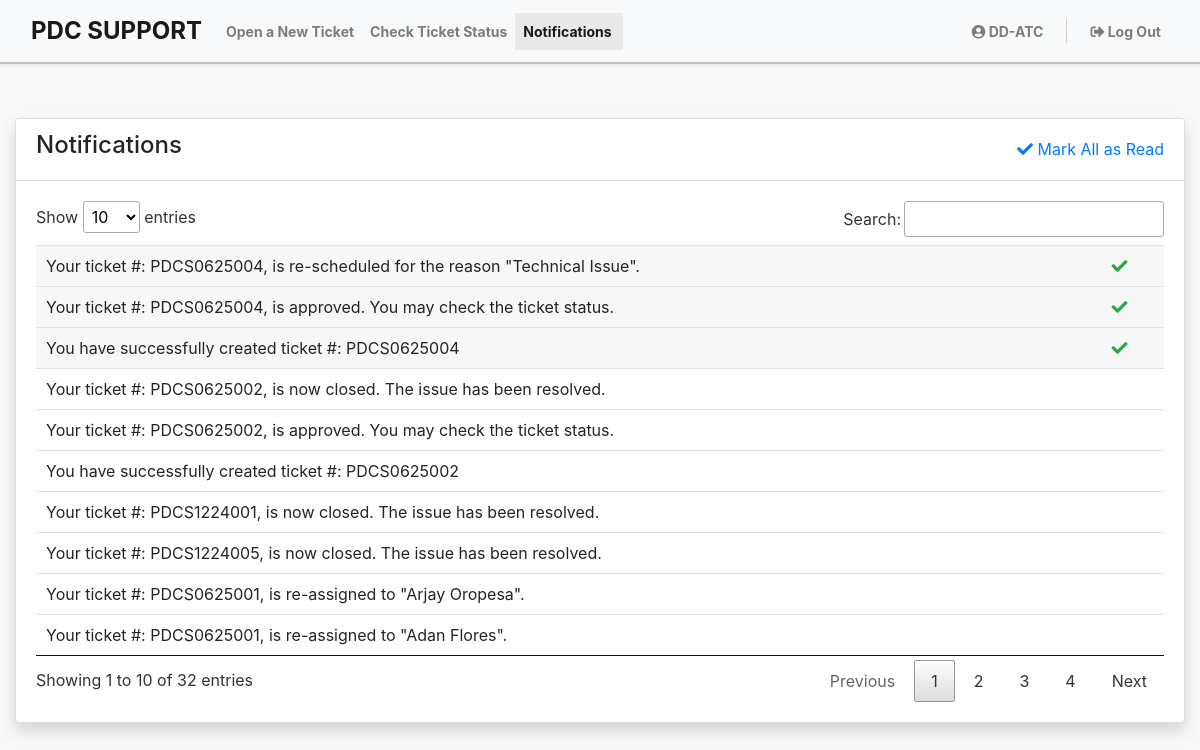
The app's page /pages/user/notification (signed in), older data.
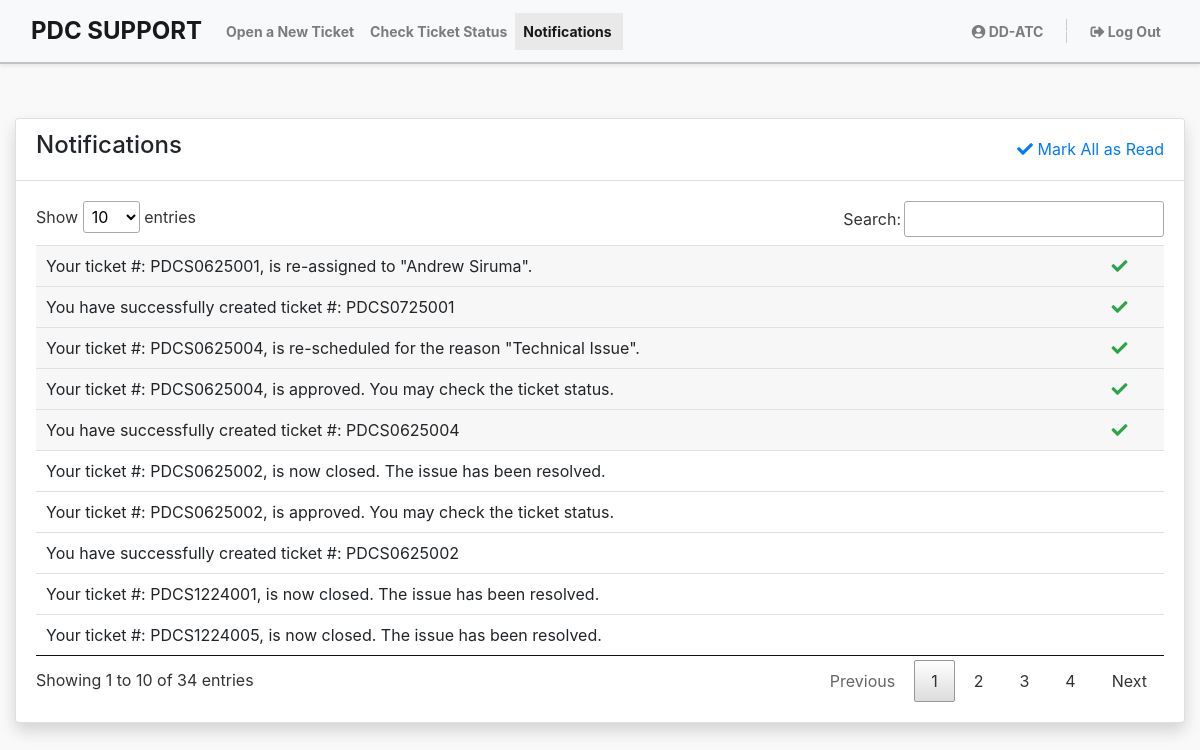
The same page, newer data.
### tables this page shows
CREATE TABLE `tbl_notif` (
  `id` int(100) NOT NULL,
  `notif_msg` varchar(5000) NOT NULL,
  `status` enum('0','1') NOT NULL DEFAULT '1',
  `user_id` int(100) NOT NULL,
  `post_date` datetime(6) NOT NULL DEFAULT CURRENT_TIMESTAMP(6)
);

### pages/user/user.notification.php (the view, shortened to what this page needs)
<?php
include('user.header.php');
$user_id = $_SESSION['id'];
$notif_qry = mysqli_query($conn, "SELECT * FROM `tbl_notif` WHERE user_id = $user_id ORDER BY post_date DESC");
?>
    <div class="container my-5">
        <div class="card shadow mb-4">
            <div class="card-header d-flex justify-content-between align-items-center" style="background-color:#fff;">
                <div>
                    <h4>Notifications</h4>
                </div>
                <div>
                    <a href="mark-all-read?id=<?php echo $user_id; ?>"><i class="fas fa-check"></i>&nbsp;Mark All as Read</a>
                </div>
            </div>
            <div class="card-body">
                <div clss="table-responsive">
                    <table class="table w-100" id="notif_tbl">
                        <thead>
                        </thead>
                        <tbody>
                            <?php
                                if (mysqli_num_rows($notif_qry) > 0) {
                                    mysqli_data_seek($notif_qry, 0);
                                    while($notif_row=mysqli_fetch_array($notif_qry)){
                                        if ($notif_row['status']=='1') {
                            ?>
                            <tr style="background-color: rgba(0, 0, 0, .03);">
                                <td><?php echo $notif_row['notif_msg']; ?></td>
                                <td><a href="mark-read?id=<?php echo $notif_row['id']; ?>" class="text-success" title="read"><i class="fas fa-check"></i></a></td>
                            </tr>
                            <?php } else{ ?>
                                <tr>
                                    <td><?php echo $notif_row['notif_msg']; ?></td>
                                    <td></td>
                                </tr>
                            <?php
                                        }
                                    }
                                } else {
                                    echo "<tr><td colspan='2'><i>No notifications yet.</i></td></tr>";
                                }
                            ?>
                        </tbody>
                    </table>
                </div>
            </div>
        </div>
    </div>
<?php include('user.footer.php'); ?>

Row changes from the older to the newer data that the page shows:
no longer on this page (row unchanged): tbl_notif: notif_msg "Your ticket #: PDCS0625001, is re-assigned to \"Arjay Oropesa\"."
no longer on this page (row unchanged): tbl_notif: notif_msg "Your ticket #: PDCS0625001, is re-assigned to \"Adan Flores\"."
added tbl_notif: notif_msg "Your ticket #: PDCS0625001, is re-assigned to \"Andrew Siruma\"."
added tbl_notif: notif_msg "You have successfully created ticket #: PDCS0725001"
Text that changed along with them:
text written by a page script: "Show entries Search: Showing 1 to 10 of 32 entries Previous 1 2 3 4 Next" → "Show entries Search: Showing 1 to 10 of 34 entries Previous 1 2 3 4 Next"
